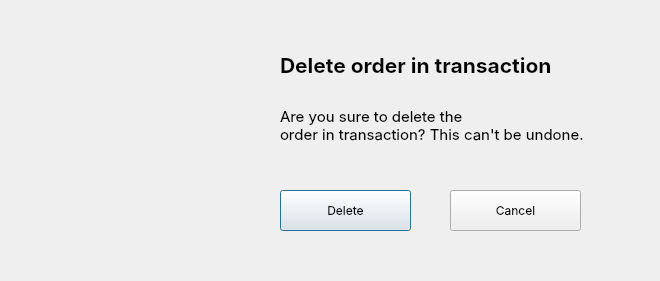
<?xml version="1.0" encoding="UTF-8"?>
<ui version="4.0">
 <class>Dialog</class>
 <widget class="QDialog" name="Dialog">
  <property name="geometry">
   <rect>
    <x>0</x>
    <y>0</y>
    <width>660</width>
    <height>281</height>
   </rect>
  </property>
  <property name="windowTitle">
   <string>Dialog</string>
  </property>
  <widget class="QLabel" name="label">
   <property name="geometry">
    <rect>
     <x>40</x>
     <y>40</y>
     <width>200</width>
     <height>200</height>
    </rect>
   </property>
   <property name="text">
    <string/>
   </property>
   <property name="pixmap">
    <pixmap>delete_warning.png</pixmap>
   </property>
   <property name="scaledContents">
    <bool>true</bool>
   </property>
  </widget>
  <widget class="QPushButton" name="delete_btn">
   <property name="geometry">
    <rect>
     <x>280</x>
     <y>190</y>
     <width>131</width>
     <height>41</height>
    </rect>
   </property>
   <property name="font">
    <font>
     <family>SF Pro Display</family>
     <pointsize>9</pointsize>
    </font>
   </property>
   <property name="text">
    <string>Delete</string>
   </property>
   <property name="default">
    <bool>false</bool>
   </property>
   <property name="flat">
    <bool>false</bool>
   </property>
  </widget>
  <widget class="QPushButton" name="pushButton_2">
   <property name="geometry">
    <rect>
     <x>450</x>
     <y>190</y>
     <width>131</width>
     <height>41</height>
    </rect>
   </property>
   <property name="font">
    <font>
     <family>SF Pro Display</family>
     <pointsize>9</pointsize>
    </font>
   </property>
   <property name="text">
    <string>Cancel</string>
   </property>
  </widget>
  <widget class="QLabel" name="label_2">
   <property name="geometry">
    <rect>
     <x>280</x>
     <y>30</y>
     <width>391</width>
     <height>71</height>
    </rect>
   </property>
   <property name="font">
    <font>
     <family>SF Pro Display</family>
     <pointsize>16</pointsize>
     <weight>75</weight>
     <bold>true</bold>
    </font>
   </property>
   <property name="text">
    <string>Delete order in transaction</string>
   </property>
  </widget>
  <widget class="QLabel" name="label_3">
   <property name="geometry">
    <rect>
     <x>280</x>
     <y>90</y>
     <width>391</width>
     <height>71</height>
    </rect>
   </property>
   <property name="font">
    <font>
     <family>SF Pro Display</family>
     <pointsize>11</pointsize>
     <weight>50</weight>
     <bold>false</bold>
    </font>
   </property>
   <property name="text">
    <string>&lt;html&gt;&lt;head/&gt;&lt;body&gt;&lt;p&gt;Are you sure to delete the&lt;br/&gt;order in transaction? This can't be undone.&lt;/p&gt;&lt;/body&gt;&lt;/html&gt;</string>
   </property>
  </widget>
 </widget>
 <resources/>
 <connections/>
</ui>
